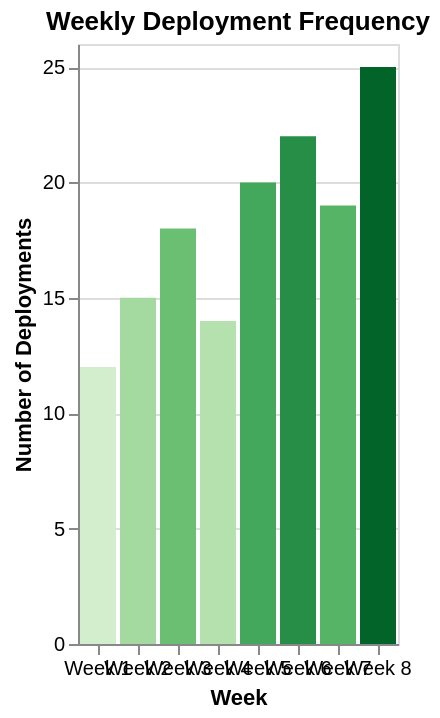

Specify this chart in Vega-Lite:
### Vega-Lite specification from a JSON file in a GitHub repository (floating-point values rounded to 4 significant figures)
{"$schema": "https://vega.github.io/schema/vega-lite/v6.json", "description": "Deployment frequency tracking", "data": {"values": [{"week": "Week 1", "deployments": 12}, {"week": "Week 2", "deployments": 15}, {"week": "Week 3", "deployments": 18}, {"week": "Week 4", "deployments": 14}, {"week": "Week 5", "deployments": 20}, {"week": "Week 6", "deployments": 22}, {"week": "Week 7", "deployments": 19}, {"week": "Week 8", "deployments": 25}]}, "mark": "bar", "encoding": {"x": {"field": "week", "type": "ordinal", "axis": {"title": "Week", "labelAngle": 0}}, "y": {"field": "deployments", "type": "quantitative", "axis": {"title": "Number of Deployments"}}, "color": {"field": "deployments", "type": "quantitative", "scale": {"scheme": "greens"}, "legend": null}}, "title": "Weekly Deployment Frequency"}
